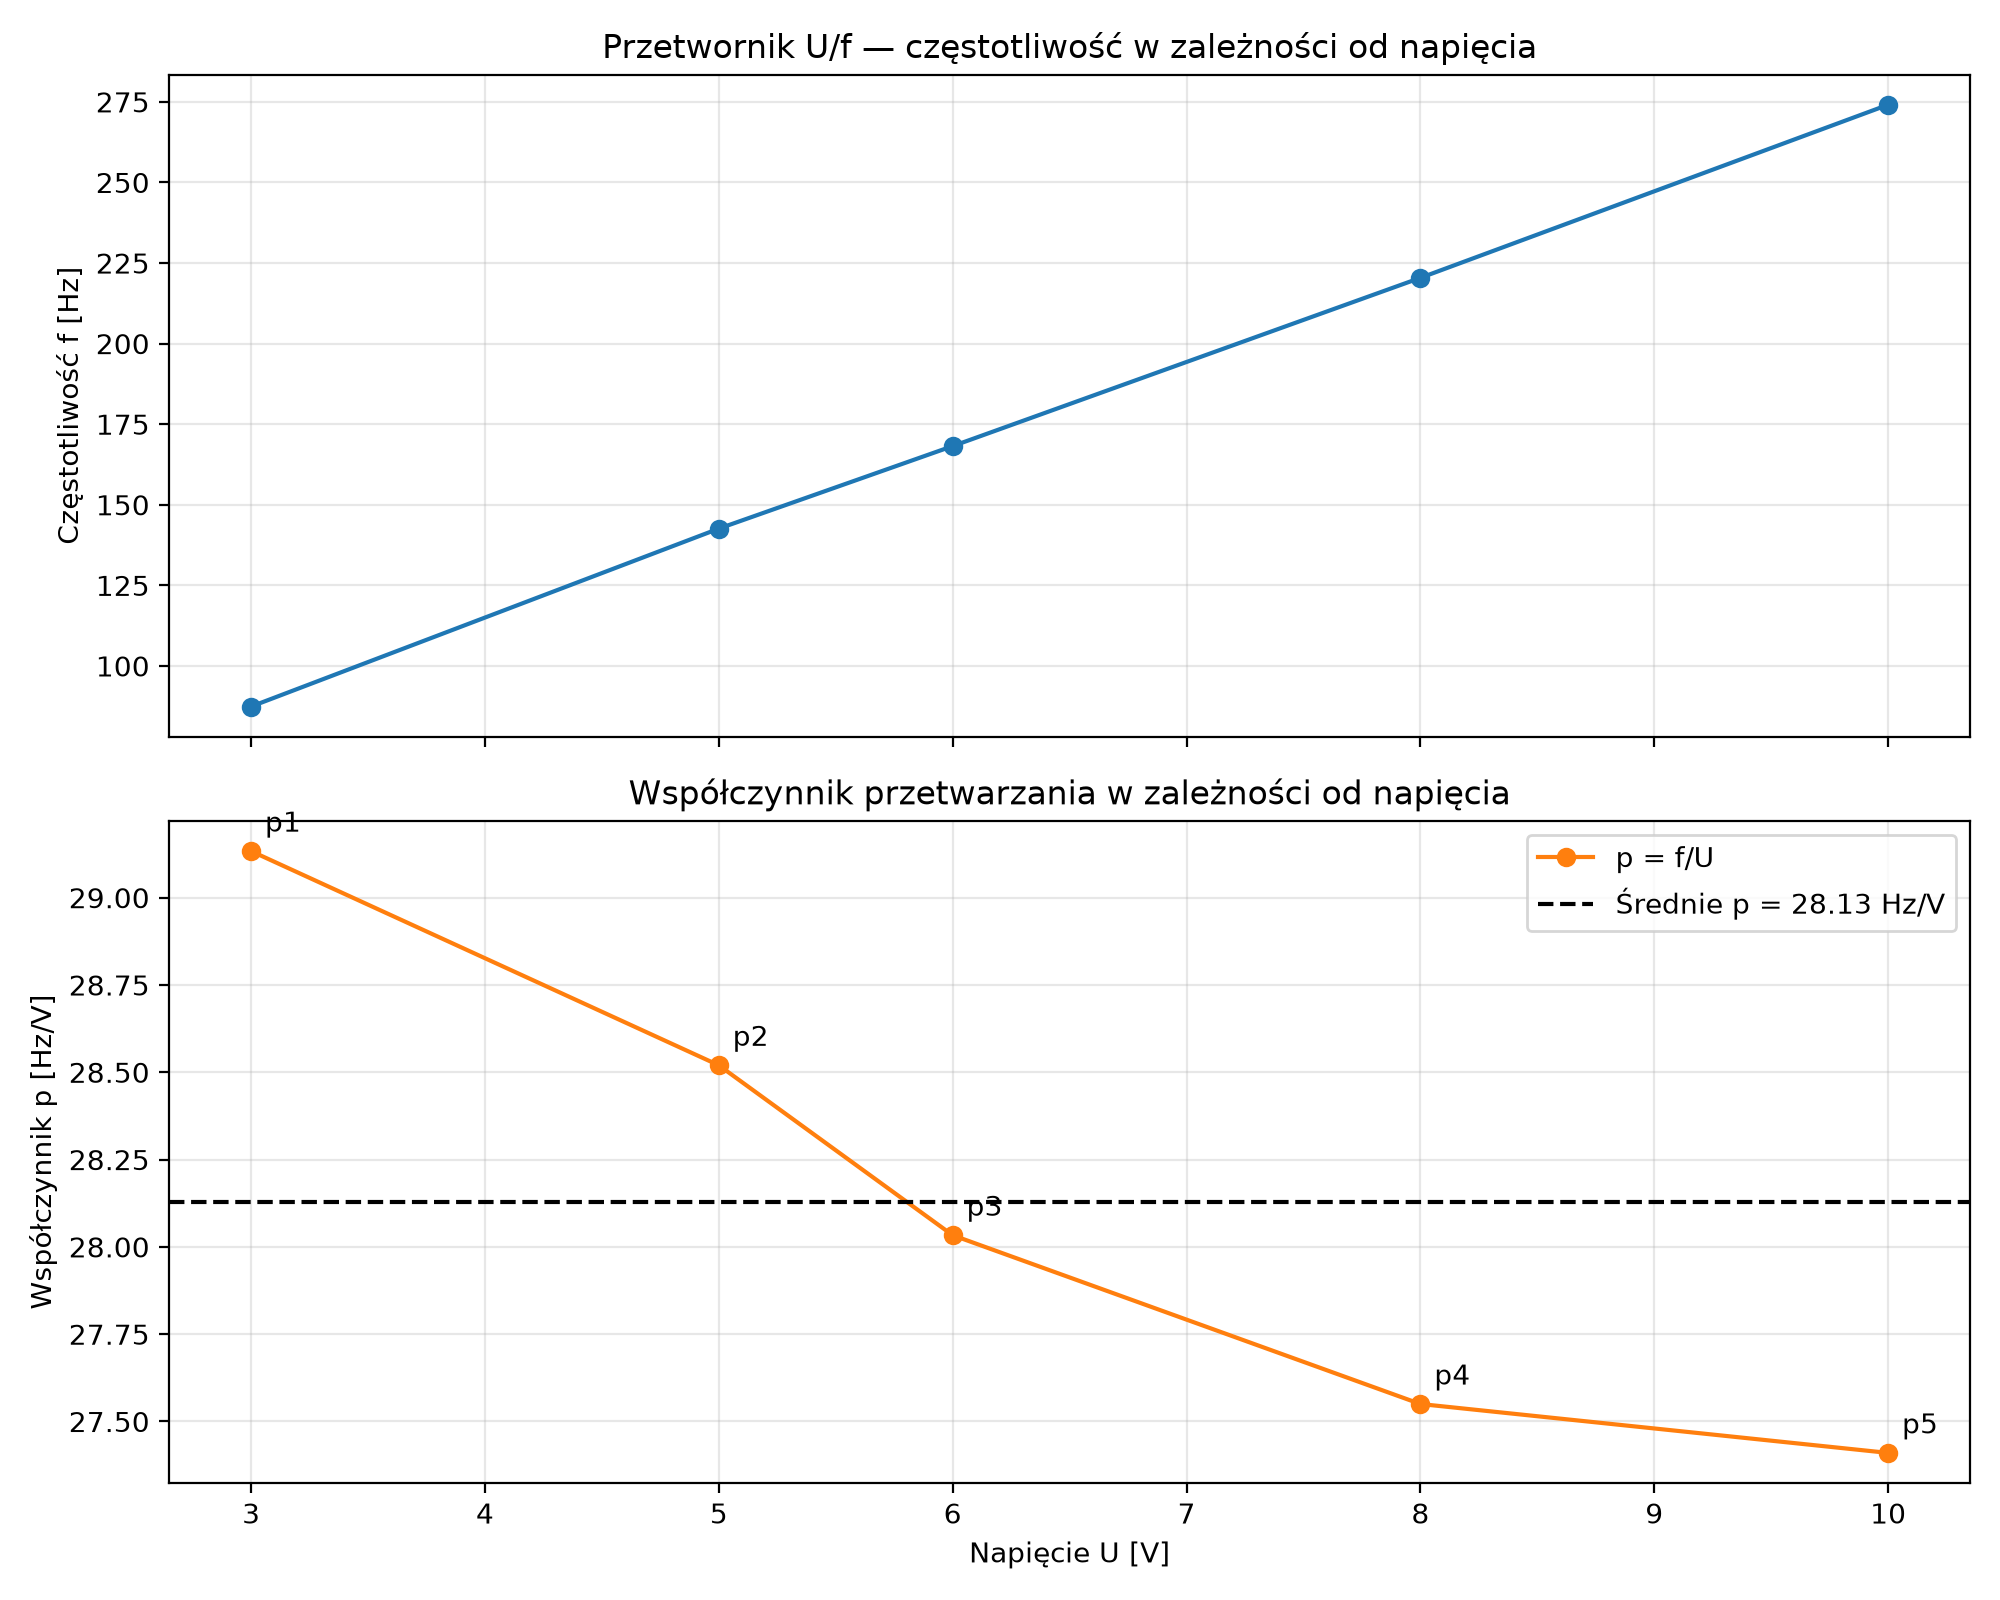

Python code for this plot:
from pathlib import Path
import pandas as pd
import matplotlib.pyplot as plt

folder = Path(__file__).resolve().parent
tabela = pd.read_csv(folder / "pomiary_uf.csv", sep=";", decimal=",")
tabela = tabela.sort_values("U_V")

# Przeliczamy p po ewentualnej zmianie U lub f w CSV.
tabela["p_Hz_V"] = tabela["f_Hz"] / tabela["U_V"]
p_srednie = tabela["p_Hz_V"].mean()
print(tabela.to_string(index=False))
print(f"\nŚrednie p = {p_srednie:.4f} Hz/V")

fig, (ax1, ax2) = plt.subplots(2, 1, figsize=(10, 8), sharex=True)

ax1.plot(tabela["U_V"], tabela["f_Hz"], "o-", color="tab:blue")
ax1.set_title("Przetwornik U/f — częstotliwość w zależności od napięcia")
ax1.set_ylabel("Częstotliwość f [Hz]")
ax1.grid(alpha=0.3)

ax2.plot(tabela["U_V"], tabela["p_Hz_V"], "o-",
         color="tab:orange", label="p = f/U")
ax2.axhline(p_srednie, color="black", linestyle="--",
            label=f"Średnie p = {p_srednie:.2f} Hz/V")
for _, wiersz in tabela.iterrows():
    ax2.annotate(wiersz["pomiar"],
                 (wiersz["U_V"], wiersz["p_Hz_V"]),
                 xytext=(5, 7), textcoords="offset points")
ax2.set_title("Współczynnik przetwarzania w zależności od napięcia")
ax2.set_xlabel("Napięcie U [V]")
ax2.set_ylabel("Współczynnik p [Hz/V]")
ax2.grid(alpha=0.3)
ax2.legend()

fig.tight_layout()
fig.savefig(folder / "wykres_uf.png", dpi=200)
plt.show()
